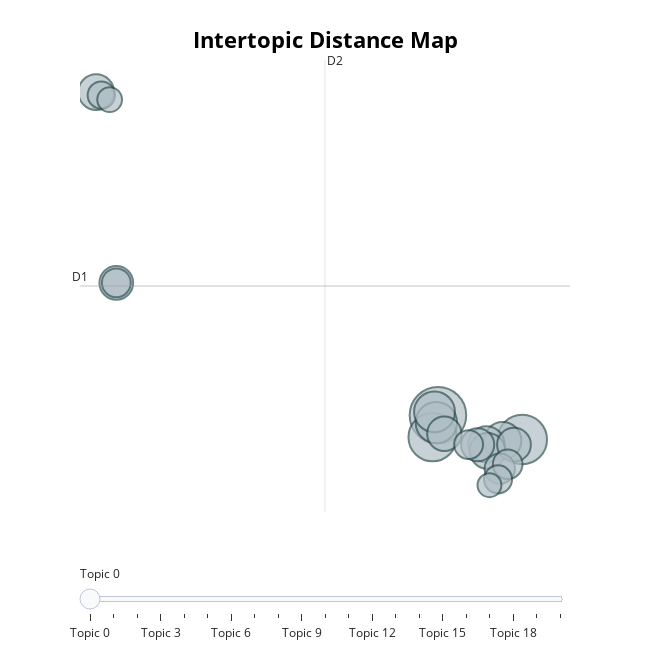

The code cell stored with this chart in its notebook:
### Code cell
topic_model.visualize_topics()

### Figure 1 — Plotly figure (JSON) as saved in the notebook; plotly's stock layout.template omitted (floating-point values rounded to 4 significant figures)
{"data": [{"customdata": [[0, "work | mission | subordinate | of | and", 73], [1, "vulnerabilities | identify | risks | vulnerability | risk", 56], [2, "information | unauthorized | systems | and | to", 53], [3, "cyber | cybersecurity | army | will | the", 39], [4, "cyberspace | tactical | operator | operators | advanced", 38], [5, "security | and | engineering | gpo | architecture", 32], [6, "established | comprehensive | and | ais | go", 30], [7, "duties | include | but | limited | the", 29], [8, "comsec | cryptographic | key | materials | management", 29], [9, "infosec | specialist | as | technology | information", 27], [10, "investigation | reports | incidents | evidence | citizens", 26], [11, "provide | development | support | architects | developers", 26], [12, "network | systems | area | networks | installation", 25], [13, "assigned | duties | performs | other | as", 21], [14, "performance | full | duties | 12 | description", 20], [15, "ais | implements | shelf | off | local", 19], [16, "hardware | software | critical | install | analyze", 19], [17, "veterans | preference | this | consideration | grade", 18], [18, "sci | all | manuals | scifs | facilities", 17], [19, "certification | accreditation | assurance | information | the", 14], [20, "office | schedule | no | hire | direct", 13]], "hovertemplate": "<b>Topic %{customdata[0]}</b><br>Words: %{customdata[1]}<br>Size: %{customdata[2]}", "legendgroup": "", "marker": {"color": "#B0BEC5", "line": {"color": "DarkSlateGrey", "width": 2}, "size": [73, 56, 53, 39, 38, 32, 30, 29, 29, 27, 26, 26, 25, 21, 20, 19, 19, 18, 17, 14, 13], "sizemode": "area", "sizeref": 0.04562, "symbol": "circle"}, "mode": "markers", "name": "", "orientation": "v", "showlegend": false, "type": "scatter", "x": [7.651, 10.41, 7.475, 7.599, 7.539, 9.767, 9.235, 9.274, -3.527, 7.861, -2.869, 10.14, 8.951, 9.675, 9.932, 8.653, -2.869, 9.617, -3.359, -3.087, 9.336], "xaxis": "x", "y": [-6.361, -7.788, -7.65, -6.798, -6.168, -7.858, -8.068, -8.448, 12.54, -7.451, 1.384, -8.09, -8.093, -9.487, -9.236, -8.082, 1.383, -10.12, 12.37, 12.11, -10.46], "yaxis": "y"}], "layout": {"annotations": [{"showarrow": false, "text": "D1", "x": -4.056, "y": 1.2, "yshift": 10}, {"showarrow": false, "text": "D2", "x": 3.957, "xshift": 10, "y": 14.43}], "height": 650, "hoverlabel": {"bgcolor": "white", "font": {"family": "Rockwell", "size": 16}}, "legend": {"itemsizing": "constant", "tracegroupgap": 0}, "margin": {"t": 60}, "shapes": [{"line": {"color": "#CFD8DC", "width": 2}, "type": "line", "x0": 3.957, "x1": 3.957, "y0": -12.03, "y1": 14.43}, {"line": {"color": "#9E9E9E", "width": 2}, "type": "line", "x0": -4.056, "x1": 11.97, "y0": 1.2, "y1": 1.2}], "sliders": [{"active": 0, "pad": {"t": 50}, "steps": [{"args": [{"marker.color": [["red", "#B0BEC5", "#B0BEC5", "#B0BEC5", "#B0BEC5", "#B0BEC5", "#B0BEC5", "#B0BEC5", "#B0BEC5", "#B0BEC5", "#B0BEC5", "#B0BEC5", "#B0BEC5", "#B0BEC5", "#B0BEC5", "#B0BEC5", "#B0BEC5", "#B0BEC5", "#B0BEC5", "#B0BEC5", "#B0BEC5"]]}], "label": "Topic 0", "method": "update"}, {"args": [{"marker.color": [["#B0BEC5", "red", "#B0BEC5", "#B0BEC5", "#B0BEC5", "#B0BEC5", "#B0BEC5", "#B0BEC5", "#B0BEC5", "#B0BEC5", "#B0BEC5", "#B0BEC5", "#B0BEC5", "#B0BEC5", "#B0BEC5", "#B0BEC5", "#B0BEC5", "#B0BEC5", "#B0BEC5", "#B0BEC5", "#B0BEC5"]]}], "label": "Topic 1", "method": "update"}, {"args": [{"marker.color": [["#B0BEC5", "#B0BEC5", "red", "#B0BEC5", "#B0BEC5", "#B0BEC5", "#B0BEC5", "#B0BEC5", "#B0BEC5", "#B0BEC5", "#B0BEC5", "#B0BEC5", "#B0BEC5", "#B0BEC5", "#B0BEC5", "#B0BEC5", "#B0BEC5", "#B0BEC5", "#B0BEC5", "#B0BEC5", "#B0BEC5"]]}], "label": "Topic 2", "method": "update"}, {"args": [{"marker.color": [["#B0BEC5", "#B0BEC5", "#B0BEC5", "red", "#B0BEC5", "#B0BEC5", "#B0BEC5", "#B0BEC5", "#B0BEC5", "#B0BEC5", "#B0BEC5", "#B0BEC5", "#B0BEC5", "#B0BEC5", "#B0BEC5", "#B0BEC5", "#B0BEC5", "#B0BEC5", "#B0BEC5", "#B0BEC5", "#B0BEC5"]]}], "label": "Topic 3", "method": "update"}, {"args": [{"marker.color": [["#B0BEC5", "#B0BEC5", "#B0BEC5", "#B0BEC5", "red", "#B0BEC5", "#B0BEC5", "#B0BEC5", "#B0BEC5", "#B0BEC5", "#B0BEC5", "#B0BEC5", "#B0BEC5", "#B0BEC5", "#B0BEC5", "#B0BEC5", "#B0BEC5", "#B0BEC5", "#B0BEC5", "#B0BEC5", "#B0BEC5"]]}], "label": "Topic 4", "method": "update"}, {"args": [{"marker.color": [["#B0BEC5", "#B0BEC5", "#B0BEC5", "#B0BEC5", "#B0BEC5", "red", "#B0BEC5", "#B0BEC5", "#B0BEC5", "#B0BEC5", "#B0BEC5", "#B0BEC5", "#B0BEC5", "#B0BEC5", "#B0BEC5", "#B0BEC5", "#B0BEC5", "#B0BEC5", "#B0BEC5", "#B0BEC5", "#B0BEC5"]]}], "label": "Topic 5", "method": "update"}, {"args": [{"marker.color": [["#B0BEC5", "#B0BEC5", "#B0BEC5", "#B0BEC5", "#B0BEC5", "#B0BEC5", "red", "#B0BEC5", "#B0BEC5", "#B0BEC5", "#B0BEC5", "#B0BEC5", "#B0BEC5", "#B0BEC5", "#B0BEC5", "#B0BEC5", "#B0BEC5", "#B0BEC5", "#B0BEC5", "#B0BEC5", "#B0BEC5"]]}], "label": "Topic 6", "method": "update"}, {"args": [{"marker.color": [["#B0BEC5", "#B0BEC5", "#B0BEC5", "#B0BEC5", "#B0BEC5", "#B0BEC5", "#B0BEC5", "red", "#B0BEC5", "#B0BEC5", "#B0BEC5", "#B0BEC5", "#B0BEC5", "#B0BEC5", "#B0BEC5", "#B0BEC5", "#B0BEC5", "#B0BEC5", "#B0BEC5", "#B0BEC5", "#B0BEC5"]]}], "label": "Topic 7", "method": "update"}, {"args": [{"marker.color": [["#B0BEC5", "#B0BEC5", "#B0BEC5", "#B0BEC5", "#B0BEC5", "#B0BEC5", "#B0BEC5", "#B0BEC5", "red", "#B0BEC5", "#B0BEC5", "#B0BEC5", "#B0BEC5", "#B0BEC5", "#B0BEC5", "#B0BEC5", "#B0BEC5", "#B0BEC5", "#B0BEC5", "#B0BEC5", "#B0BEC5"]]}], "label": "Topic 8", "method": "update"}, {"args": [{"marker.color": [["#B0BEC5", "#B0BEC5", "#B0BEC5", "#B0BEC5", "#B0BEC5", "#B0BEC5", "#B0BEC5", "#B0BEC5", "#B0BEC5", "red", "#B0BEC5", "#B0BEC5", "#B0BEC5", "#B0BEC5", "#B0BEC5", "#B0BEC5", "#B0BEC5", "#B0BEC5", "#B0BEC5", "#B0BEC5", "#B0BEC5"]]}], "label": "Topic 9", "method": "update"}, {"args": [{"marker.color": [["#B0BEC5", "#B0BEC5", "#B0BEC5", "#B0BEC5", "#B0BEC5", "#B0BEC5", "#B0BEC5", "#B0BEC5", "#B0BEC5", "#B0BEC5", "red", "#B0BEC5", "#B0BEC5", "#B0BEC5", "#B0BEC5", "#B0BEC5", "#B0BEC5", "#B0BEC5", "#B0BEC5", "#B0BEC5", "#B0BEC5"]]}], "label": "Topic 10", "method": "update"}, {"args": [{"marker.color": [["#B0BEC5", "#B0BEC5", "#B0BEC5", "#B0BEC5", "#B0BEC5", "#B0BEC5", "#B0BEC5", "#B0BEC5", "#B0BEC5", "#B0BEC5", "#B0BEC5", "red", "#B0BEC5", "#B0BEC5", "#B0BEC5", "#B0BEC5", "#B0BEC5", "#B0BEC5", "#B0BEC5", "#B0BEC5", "#B0BEC5"]]}], "label": "Topic 11", "method": "update"}, {"args": [{"marker.color": [["#B0BEC5", "#B0BEC5", "#B0BEC5", "#B0BEC5", "#B0BEC5", "#B0BEC5", "#B0BEC5", "#B0BEC5", "#B0BEC5", "#B0BEC5", "#B0BEC5", "#B0BEC5", "red", "#B0BEC5", "#B0BEC5", "#B0BEC5", "#B0BEC5", "#B0BEC5", "#B0BEC5", "#B0BEC5", "#B0BEC5"]]}], "label": "Topic 12", "method": "update"}, {"args": [{"marker.color": [["#B0BEC5", "#B0BEC5", "#B0BEC5", "#B0BEC5", "#B0BEC5", "#B0BEC5", "#B0BEC5", "#B0BEC5", "#B0BEC5", "#B0BEC5", "#B0BEC5", "#B0BEC5", "#B0BEC5", "red", "#B0BEC5", "#B0BEC5", "#B0BEC5", "#B0BEC5", "#B0BEC5", "#B0BEC5", "#B0BEC5"]]}], "label": "Topic 13", "method": "update"}, {"args": [{"marker.color": [["#B0BEC5", "#B0BEC5", "#B0BEC5", "#B0BEC5", "#B0BEC5", "#B0BEC5", "#B0BEC5", "#B0BEC5", "#B0BEC5", "#B0BEC5", "#B0BEC5", "#B0BEC5", "#B0BEC5", "#B0BEC5", "red", "#B0BEC5", "#B0BEC5", "#B0BEC5", "#B0BEC5", "#B0BEC5", "#B0BEC5"]]}], "label": "Topic 14", "method": "update"}, {"args": [{"marker.color": [["#B0BEC5", "#B0BEC5", "#B0BEC5", "#B0BEC5", "#B0BEC5", "#B0BEC5", "#B0BEC5", "#B0BEC5", "#B0BEC5", "#B0BEC5", "#B0BEC5", "#B0BEC5", "#B0BEC5", "#B0BEC5", "#B0BEC5", "red", "#B0BEC5", "#B0BEC5", "#B0BEC5", "#B0BEC5", "#B0BEC5"]]}], "label": "Topic 15", "method": "update"}, {"args": [{"marker.color": [["#B0BEC5", "#B0BEC5", "#B0BEC5", "#B0BEC5", "#B0BEC5", "#B0BEC5", "#B0BEC5", "#B0BEC5", "#B0BEC5", "#B0BEC5", "#B0BEC5", "#B0BEC5", "#B0BEC5", "#B0BEC5", "#B0BEC5", "#B0BEC5", "red", "#B0BEC5", "#B0BEC5", "#B0BEC5", "#B0BEC5"]]}], "label": "Topic 16", "method": "update"}, {"args": [{"marker.color": [["#B0BEC5", "#B0BEC5", "#B0BEC5", "#B0BEC5", "#B0BEC5", "#B0BEC5", "#B0BEC5", "#B0BEC5", "#B0BEC5", "#B0BEC5", "#B0BEC5", "#B0BEC5", "#B0BEC5", "#B0BEC5", "#B0BEC5", "#B0BEC5", "#B0BEC5", "red", "#B0BEC5", "#B0BEC5", "#B0BEC5"]]}], "label": "Topic 17", "method": "update"}, {"args": [{"marker.color": [["#B0BEC5", "#B0BEC5", "#B0BEC5", "#B0BEC5", "#B0BEC5", "#B0BEC5", "#B0BEC5", "#B0BEC5", "#B0BEC5", "#B0BEC5", "#B0BEC5", "#B0BEC5", "#B0BEC5", "#B0BEC5", "#B0BEC5", "#B0BEC5", "#B0BEC5", "#B0BEC5", "red", "#B0BEC5", "#B0BEC5"]]}], "label": "Topic 18", "method": "update"}, {"args": [{"marker.color": [["#B0BEC5", "#B0BEC5", "#B0BEC5", "#B0BEC5", "#B0BEC5", "#B0BEC5", "#B0BEC5", "#B0BEC5", "#B0BEC5", "#B0BEC5", "#B0BEC5", "#B0BEC5", "#B0BEC5", "#B0BEC5", "#B0BEC5", "#B0BEC5", "#B0BEC5", "#B0BEC5", "#B0BEC5", "red", "#B0BEC5"]]}], "label": "Topic 19", "method": "update"}, {"args": [{"marker.color": [["#B0BEC5", "#B0BEC5", "#B0BEC5", "#B0BEC5", "#B0BEC5", "#B0BEC5", "#B0BEC5", "#B0BEC5", "#B0BEC5", "#B0BEC5", "#B0BEC5", "#B0BEC5", "#B0BEC5", "#B0BEC5", "#B0BEC5", "#B0BEC5", "#B0BEC5", "#B0BEC5", "#B0BEC5", "#B0BEC5", "red"]]}], "label": "Topic 20", "method": "update"}]}], "title": {"font": {"color": "Black", "size": 22}, "text": "<b>Intertopic Distance Map", "x": 0.5, "xanchor": "center", "y": 0.95, "yanchor": "top"}, "width": 650, "xaxis": {"anchor": "y", "domain": [0, 1], "range": [-4.056, 11.97], "title": {"text": ""}, "visible": false}, "yaxis": {"anchor": "x", "domain": [0, 1], "range": [-12.03, 14.43], "title": {"text": ""}, "visible": false}}}
